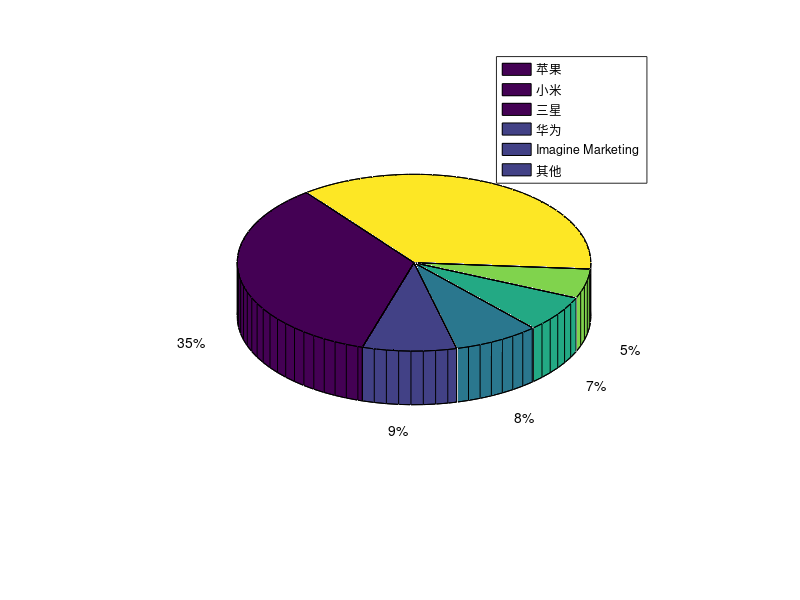

This figure's MATLAB source:
%第一章饼图
close all
clear
clc

data = [34.9 8.6 7.9 6.7 5.4 36.6];
pie3(data)
legend('苹果','小米','三星','华为','Imagine Marketing','其他');